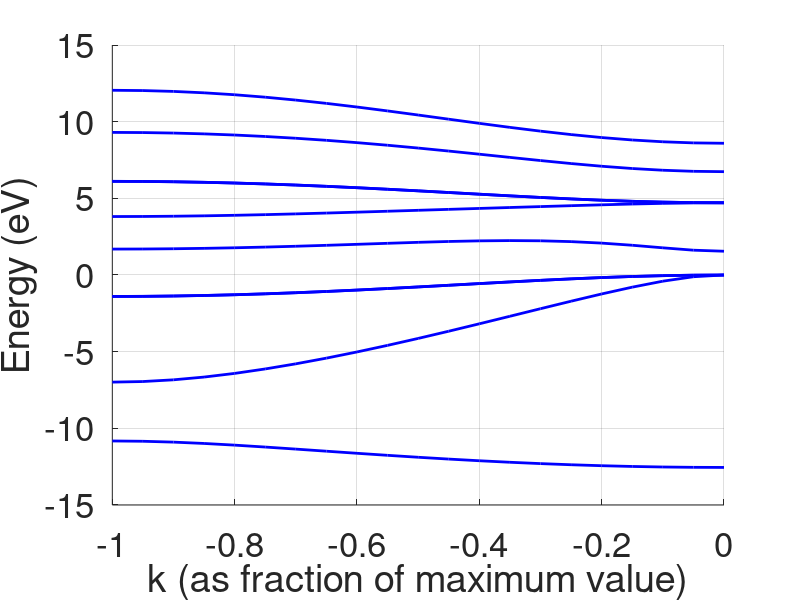

MATLAB code for this plot:
clear all
close all

Esa = -8.3431;
Epa = 1.0414;
Esc = -2.6569;
Epc = 3.6686;
Esea = 8.5914;
Esec = 6.7386;
Vss = -6.4513;
Vxx = 1.9546;
Vxy = 5.0779;
Vsapc = 4.4800;
Vpasc = 5.7839;
Vseapc = 4.8422;
Vpasec = 4.8077;

%Either of the following choices for d1,d2,d3 and d4 should give the same result.
d1=[1 1 1]/4;
d2=[1 -1 -1]/4;
d3=[-1 1 -1]/4;
d4=[-1 -1 1]/4;
d1=[0 0 0]/2;
d2=[0 -1 -1]/2;
d3=[-1 0 -1]/2;
d4=[-1 -1 0]/2;

l = 1; m = 1; n = 1; kmax = pi; Nt = 21; %L-direction

%l=1;m=0;n=0;kmax=2*pi;Nt=21;%X-direction

for Nk = 1:Nt
    k = [l m n]*kmax*(Nk-1)/(Nt-1);
    p1 = exp(i*sum(k.*d1));
    p2 = exp(i*sum(k.*d2));
    p3 = exp(i*sum(k.*d3));
    p4 = exp(i*sum(k.*d4));
    g0 = (p1+p2+p3+p4)/4;
    g1 = (p1+p2-p3-p4)/4;
    g2 = (p1-p2+p3-p4)/4;
    g3 = (p1-p2-p3+p4)/4;
    h=[Esa/2 Vss*g0 0 0 0 Vsapc*g1 Vsapc*g2 Vsapc*g3 0 0;
       0 Esc/2 -Vpasc*conj(g1) -Vpasc*conj(g2) -Vpasc*conj(g3) 0 0 0 0 0;
       0 0 Epa/2 0 0 Vxx*g0 Vxy*g3 Vxy*g2 0 -Vpasec*g1;
       0 0 0 Epa/2 0 Vxy*g3 Vxx*g0 Vxy*g1 0 -Vpasec*g2;
       0 0 0 0 Epa/2 Vxy*g2 Vxy*g1 Vxx*g0 0 -Vpasec*g3;
       0 0 0 0 0 Epc/2 0 0 Vseapc*(g1) 0;
       0 0 0 0 0 0 Epc/2 0 Vseapc*(g2) 0;
       0 0 0 0 0 0 0 Epc/2 Vseapc*(g3) 0;
       0 0 0 0 0 0 0 0 Esea/2 0;
       0 0 0 0 0 0 0 0 0 Esec/2];
    %
    H = h + h';
    [V,D] = eig(H);
    eigst = sum(D);
    E(Nk,:) = sort(real(eigst));
    X(Nk) = -(Nk-1)/(Nt-1); %L-direction
    X1(Nk) = (Nk-1)/(Nt-1); %X-direction
end

hold on
h = plot(X,E,'b');
%h = plot(X1,E,'b');
set(h, 'linewidth', [2.0])
set(gca, 'Fontsize', [25])
xlabel('k (as fraction of maximum value)')
ylabel('Energy (eV)')
grid on

%Note: X-axis from 0 to +1 represents the -X direction
%while the section from 0 to -1 represents the -L direction

